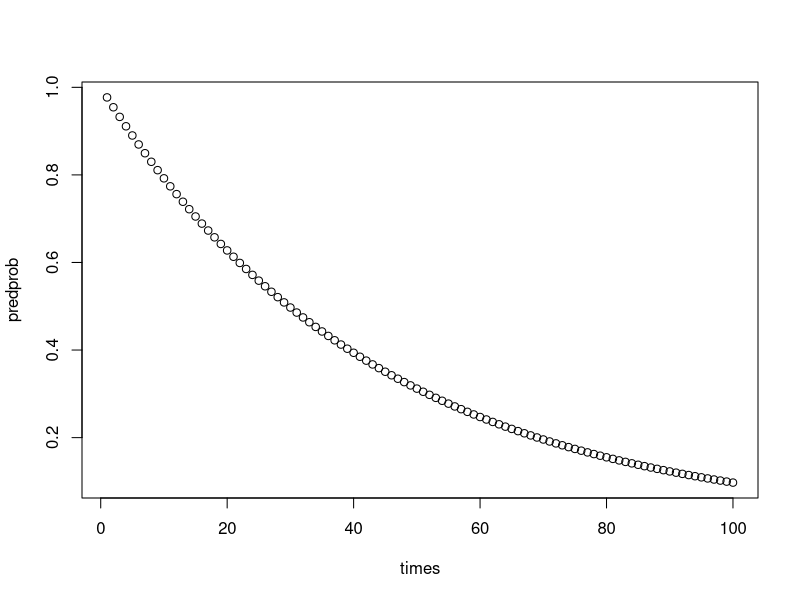

Write R code to recreate this figure.
#everyday spend x fishes for upgrading, which x leads the quickliest full collection?

#------- Function 1: house level up cost prediction -------#

#costprd.o21(lv,rarity)
#csumprd.o21(baselv,rarity,lvupneed)

lv<-c(21:35)
rarity<-lv-lv
lvin<-c(21,21,21,22,22,23,24,26,27,31,32,36,29,30,31,26)
costin<-c(7000,8000,6000,6200,7200,7400,6600,10500,10800,16000,16400,22500,12900,13200,18000,12000)
rarityin<-c(1,2,0,0,1,1,0,0,0,0,0,0,1,1,1,1)
lv5numin<-trunc((lvin-1)/5)
resid5in<-(lvin-1)%%5
#plot(lv,cost)

model<-glm(costin~resid5in*lv5numin+rarityin*lv5numin+I(lv5numin*(lv5numin-1)))
summary(model)


#single upgrade cost
costprd.o21<-function(lv,rarity){
  costpred=((lv-1)%%5)*((trunc((lv-1)/5)-2)*100)+1000*rarity+500*rarity*(trunc((lv-1)/5)-4)+6000+3500*(trunc((lv-1)/5)-4)+(trunc((lv-1)/5)-4)*(trunc((lv-1)/5)-3)/2*1000
  return(costpred)
}

for (i in c(0:9)) {
  print(costprd.o21(i+23,1))
}

costprd.o21(37,1)

#cumulative cost for several consecutive upgrade
csumprd.o21<-function(baselv,rarity,lvupneed){
  lvneed<-c(1:lvupneed)-1
  sumcost=0
  for (i in lvneed) {
    sumcost=sumcost+costprd.o21(i+baselv,rarity)
  }
  return(sumcost)
}

csumprd.o21(41,0,1)



#------- Function 2: house earning prediction -------#

#lv21:600,700,800
#lv up v.earn inc:+20,+20,+20
#lv up cap. inc: 160,240,320
earnspd<-function(lv,rarity){
  baseearn21<-c(600,700,800)
  earnabi<-baseearn21[rarity+1]+(lv-21)*20
  return(earnabi)
}
cumearn<-function(lv,rarity,time){
  basecap<-c(4800,8400,12800)
  inc<-c(160,240,320)
  cap<-basecap[rarity+1]+(lv-21)*inc[rarity+1]
  sumearn<-earnspd(lv,rarity)*time
  ifelse(sumearn<=cap,return(sumearn),return(cap))
}

sumearn=9000
cap=4800
ifelse(sumearn<=cap,print(sumearn),print(cap))

earnspd(41,0)
cumearn(41,0,12)

#------- Table of my holdings -------#
currlevel<-c(21,21,21,21,21,21,21,21,
             21,22,22,24,26,27,41,21,
             21,21,21,21,21,21,21,21,
             22,26,37,21,21,21,21,21,
             21,21,21,21,21,21,22,31)
rare<-c(0,0,0,0,0,0,0,0,
        0,0,0,0,0,0,0,1,
        1,1,1,1,1,1,1,1,
        1,1,1,2,2,2,2,2,
        2,2,2,2,2,2,2,2)
holdings<-data.frame(currlevel,rare)
holdings$earnings<-NA
holdings$earnabil<-NA

holdings$earnabil<-earnspd(currlevel,rare)



#Writing like this causes ifelse function disabled
#holdings$earnings<-cumearn(holdings$currlevel,holdings$rare,runtime)

sum(holdings$earnings)

#------- Function 3: how to spend the fishes -------#

#------- Total earning per 12hr -------#



upg.yn<-function(draws,check.t.intvl,currholdings) {
runtime=check.t.intvl
#without lv up
for (i in c(1:40)) {
  currholdings$earnings[i]<-cumearn(currholdings$currlevel[i],currholdings$rare[i],runtime)
}
time.no.up<-6000*(20-2)*draws/sum(currholdings$earnings)
#with cheapest lv up
min.lvup.cost<-min(costprd.o21(currholdings$currlevel,currholdings$rare))
time.with.up<-(6000*(20-2)*draws+min.lvup.cost)/(sum(currholdings$earnings)+20*check.t.intvl)
ifelse(time.with.up<time.no.up,return(1),return(0))
}

upg.yn(70,8,holdings)

#predict the fastest upgrading matrix
holdings.prd<-holdings
runtime=8
while (upg.yn(70,8,holdings.prd)==1) {
  holdings.prd$lvupcost<-NA
  holdings.prd$lvupcost<-costprd.o21(holdings.prd$currlevel,holdings.prd$rare)
  o<-order(holdings.prd$lvupcost)
  holdings.prd<-holdings.prd[o,]
  holdings.prd$currlevel[1]<-holdings.prd$currlevel[1]+1
  holdings.prd$earnabil[1]<-earnspd(holdings.prd$currlevel[1],holdings.prd$rare[1])
  holdings.prd$earnings[1]<-cumearn(holdings.prd$currlevel[1],holdings.prd$rare[1],runtime)
}
holdings.prd


for (i in c(1:40)) {
  holdings.prd$earnings[i]<-cumearn(holdings.prd$currlevel[i],holdings.prd$rare[i],runtime)
}
achieve.time<-6000*(20-2)*70/sum(holdings.prd$earnings)*runtime/24

achieve.time




######using poisson distribution to generate expected probability
times<-c(1:100)
parlmd<-times*0.0233
predprob<-times-times
for (i in c(1:100)) {
  predprob[i]<-ppois(0,parlmd[i])
}
plot(times,predprob)
?ppois()
